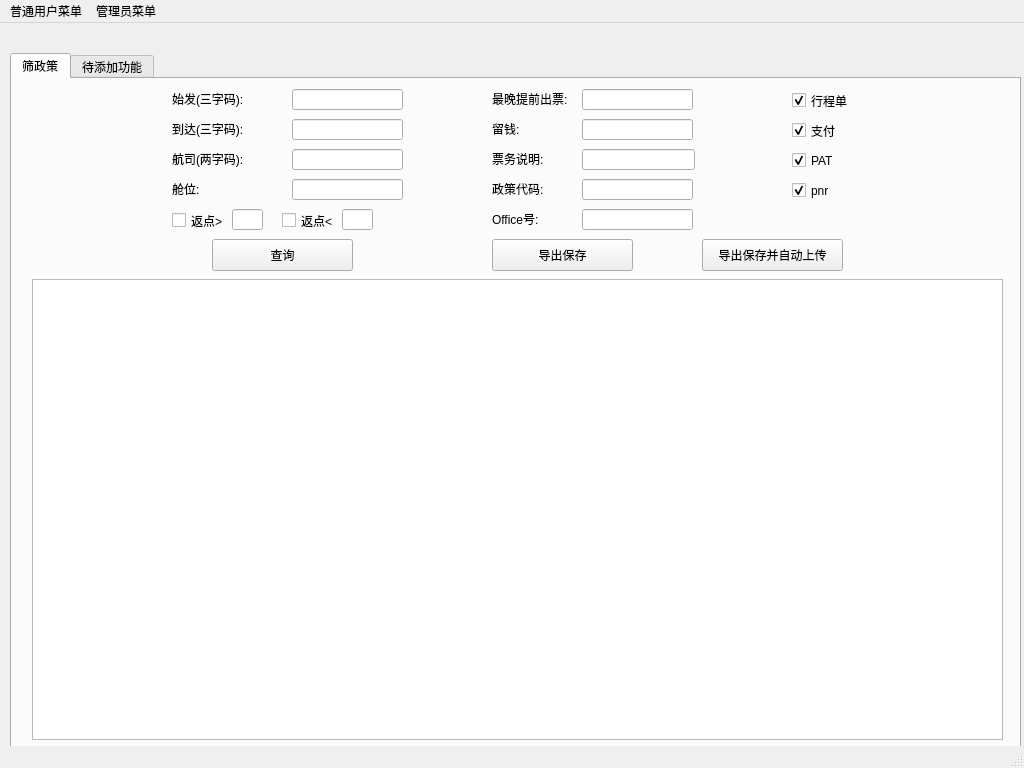
<?xml version="1.0" encoding="UTF-8"?>
<ui version="4.0">
 <class>MainWindow</class>
 <widget class="QMainWindow" name="MainWindow">
  <property name="geometry">
   <rect>
    <x>0</x>
    <y>0</y>
    <width>1024</width>
    <height>768</height>
   </rect>
  </property>
  <property name="windowTitle">
   <string>MainWindow</string>
  </property>
  <property name="windowIcon">
   <iconset resource="icon.qrc">
    <normaloff>:/images/images/icon.png</normaloff>:/images/images/icon.png</iconset>
  </property>
  <widget class="QWidget" name="centralwidget">
   <widget class="QTabWidget" name="tabs">
    <property name="geometry">
     <rect>
      <x>10</x>
      <y>30</y>
      <width>1011</width>
      <height>701</height>
     </rect>
    </property>
    <property name="currentIndex">
     <number>0</number>
    </property>
    <widget class="QWidget" name="policy">
     <attribute name="title">
      <string>筛政策</string>
     </attribute>
     <widget class="QTableView" name="allPolicyTableView">
      <property name="geometry">
       <rect>
        <x>20</x>
        <y>200</y>
        <width>971</width>
        <height>461</height>
       </rect>
      </property>
     </widget>
     <widget class="QLineEdit" name="dep">
      <property name="geometry">
       <rect>
        <x>280</x>
        <y>10</y>
        <width>111</width>
        <height>21</height>
       </rect>
      </property>
     </widget>
     <widget class="QLineEdit" name="arr">
      <property name="geometry">
       <rect>
        <x>280</x>
        <y>40</y>
        <width>111</width>
        <height>21</height>
       </rect>
      </property>
     </widget>
     <widget class="QLineEdit" name="supplierCode">
      <property name="geometry">
       <rect>
        <x>570</x>
        <y>130</y>
        <width>111</width>
        <height>21</height>
       </rect>
      </property>
     </widget>
     <widget class="QLineEdit" name="LTT">
      <property name="geometry">
       <rect>
        <x>570</x>
        <y>10</y>
        <width>111</width>
        <height>21</height>
       </rect>
      </property>
     </widget>
     <widget class="QLineEdit" name="policyNo">
      <property name="geometry">
       <rect>
        <x>570</x>
        <y>100</y>
        <width>111</width>
        <height>21</height>
       </rect>
      </property>
     </widget>
     <widget class="QLabel" name="label_dep">
      <property name="geometry">
       <rect>
        <x>160</x>
        <y>10</y>
        <width>91</width>
        <height>19</height>
       </rect>
      </property>
      <property name="text">
       <string>始发(三字码):</string>
      </property>
     </widget>
     <widget class="QLabel" name="label_arr">
      <property name="geometry">
       <rect>
        <x>160</x>
        <y>40</y>
        <width>81</width>
        <height>19</height>
       </rect>
      </property>
      <property name="text">
       <string>到达(三字码):</string>
      </property>
     </widget>
     <widget class="QLabel" name="label_policyNo">
      <property name="geometry">
       <rect>
        <x>480</x>
        <y>100</y>
        <width>62</width>
        <height>19</height>
       </rect>
      </property>
      <property name="text">
       <string>政策代码:</string>
      </property>
     </widget>
     <widget class="QLabel" name="label_supplierCode">
      <property name="geometry">
       <rect>
        <x>480</x>
        <y>130</y>
        <width>62</width>
        <height>19</height>
       </rect>
      </property>
      <property name="text">
       <string>Office号:</string>
      </property>
     </widget>
     <widget class="QLabel" name="label_LTT">
      <property name="geometry">
       <rect>
        <x>480</x>
        <y>10</y>
        <width>91</width>
        <height>19</height>
       </rect>
      </property>
      <property name="text">
       <string>最晚提前出票:</string>
      </property>
     </widget>
     <widget class="QLabel" name="label_memo">
      <property name="geometry">
       <rect>
        <x>480</x>
        <y>70</y>
        <width>62</width>
        <height>19</height>
       </rect>
      </property>
      <property name="text">
       <string>票务说明:</string>
      </property>
     </widget>
     <widget class="QLineEdit" name="memo">
      <property name="geometry">
       <rect>
        <x>570</x>
        <y>70</y>
        <width>113</width>
        <height>21</height>
       </rect>
      </property>
     </widget>
     <widget class="QCheckBox" name="patCheck">
      <property name="geometry">
       <rect>
        <x>780</x>
        <y>70</y>
        <width>86</width>
        <height>23</height>
       </rect>
      </property>
      <property name="text">
       <string>PAT</string>
      </property>
      <property name="checked">
       <bool>true</bool>
      </property>
     </widget>
     <widget class="QCheckBox" name="pnrCheck">
      <property name="geometry">
       <rect>
        <x>780</x>
        <y>100</y>
        <width>86</width>
        <height>23</height>
       </rect>
      </property>
      <property name="text">
       <string>pnr</string>
      </property>
      <property name="checked">
       <bool>true</bool>
      </property>
     </widget>
     <widget class="QCheckBox" name="itineraryCheck">
      <property name="geometry">
       <rect>
        <x>780</x>
        <y>10</y>
        <width>86</width>
        <height>23</height>
       </rect>
      </property>
      <property name="acceptDrops">
       <bool>true</bool>
      </property>
      <property name="text">
       <string>行程单</string>
      </property>
      <property name="checked">
       <bool>true</bool>
      </property>
     </widget>
     <widget class="QCheckBox" name="payCheck">
      <property name="geometry">
       <rect>
        <x>780</x>
        <y>40</y>
        <width>86</width>
        <height>23</height>
       </rect>
      </property>
      <property name="text">
       <string>支付</string>
      </property>
      <property name="checked">
       <bool>true</bool>
      </property>
     </widget>
     <widget class="QLineEdit" name="rateGt">
      <property name="geometry">
       <rect>
        <x>220</x>
        <y>130</y>
        <width>31</width>
        <height>21</height>
       </rect>
      </property>
     </widget>
     <widget class="QCheckBox" name="rateGtCheck">
      <property name="geometry">
       <rect>
        <x>160</x>
        <y>130</y>
        <width>61</width>
        <height>23</height>
       </rect>
      </property>
      <property name="text">
       <string>返点&gt;</string>
      </property>
     </widget>
     <widget class="QCheckBox" name="rateLtCheck">
      <property name="geometry">
       <rect>
        <x>270</x>
        <y>130</y>
        <width>61</width>
        <height>23</height>
       </rect>
      </property>
      <property name="text">
       <string>返点&lt;</string>
      </property>
     </widget>
     <widget class="QLineEdit" name="rateLt">
      <property name="geometry">
       <rect>
        <x>330</x>
        <y>130</y>
        <width>31</width>
        <height>21</height>
       </rect>
      </property>
     </widget>
     <widget class="QLabel" name="label_moneyKeep">
      <property name="geometry">
       <rect>
        <x>480</x>
        <y>40</y>
        <width>41</width>
        <height>19</height>
       </rect>
      </property>
      <property name="text">
       <string>留钱:</string>
      </property>
     </widget>
     <widget class="QLineEdit" name="moneyKeep">
      <property name="geometry">
       <rect>
        <x>570</x>
        <y>40</y>
        <width>111</width>
        <height>21</height>
       </rect>
      </property>
     </widget>
     <widget class="QPushButton" name="queryButton">
      <property name="geometry">
       <rect>
        <x>200</x>
        <y>160</y>
        <width>141</width>
        <height>32</height>
       </rect>
      </property>
      <property name="text">
       <string>查询</string>
      </property>
     </widget>
     <widget class="QPushButton" name="dumpButton">
      <property name="geometry">
       <rect>
        <x>480</x>
        <y>160</y>
        <width>141</width>
        <height>32</height>
       </rect>
      </property>
      <property name="text">
       <string>导出保存</string>
      </property>
     </widget>
     <widget class="QPushButton" name="dumpUpload">
      <property name="geometry">
       <rect>
        <x>690</x>
        <y>160</y>
        <width>141</width>
        <height>32</height>
       </rect>
      </property>
      <property name="text">
       <string>导出保存并自动上传</string>
      </property>
     </widget>
     <widget class="QLabel" name="label_companyCode">
      <property name="geometry">
       <rect>
        <x>160</x>
        <y>70</y>
        <width>81</width>
        <height>20</height>
       </rect>
      </property>
      <property name="text">
       <string>航司(两字码):</string>
      </property>
     </widget>
     <widget class="QLineEdit" name="companyCode">
      <property name="geometry">
       <rect>
        <x>280</x>
        <y>70</y>
        <width>111</width>
        <height>21</height>
       </rect>
      </property>
      <property name="text">
       <string/>
      </property>
     </widget>
     <widget class="QLabel" name="label_space">
      <property name="geometry">
       <rect>
        <x>160</x>
        <y>100</y>
        <width>62</width>
        <height>19</height>
       </rect>
      </property>
      <property name="text">
       <string>舱位:</string>
      </property>
     </widget>
     <widget class="QLineEdit" name="space">
      <property name="geometry">
       <rect>
        <x>280</x>
        <y>100</y>
        <width>111</width>
        <height>21</height>
       </rect>
      </property>
     </widget>
    </widget>
    <widget class="QWidget" name="tab_unknown">
     <attribute name="title">
      <string>待添加功能</string>
     </attribute>
    </widget>
   </widget>
   <widget class="QLabel" name="label_welcome">
    <property name="geometry">
     <rect>
      <x>860</x>
      <y>10</y>
      <width>161</width>
      <height>21</height>
     </rect>
    </property>
    <property name="font">
     <font>
      <family>宋体</family>
     </font>
    </property>
    <property name="text">
     <string/>
    </property>
   </widget>
  </widget>
  <widget class="QMenuBar" name="menubar">
   <property name="geometry">
    <rect>
     <x>0</x>
     <y>0</y>
     <width>1024</width>
     <height>22</height>
    </rect>
   </property>
   <widget class="QMenu" name="menu_common">
    <property name="title">
     <string>普通用户菜单</string>
    </property>
    <addaction name="action_alterPwd"/>
    <addaction name="action_logOut"/>
    <addaction name="action_exit"/>
   </widget>
   <widget class="QMenu" name="menu_admin">
    <property name="title">
     <string>管理员菜单</string>
    </property>
    <addaction name="action_accountProc"/>
   </widget>
   <addaction name="menu_common"/>
   <addaction name="menu_admin"/>
  </widget>
  <widget class="QStatusBar" name="statusbar"/>
  <action name="action_alterPwd">
   <property name="text">
    <string>修改密码(&amp;M)</string>
   </property>
   <property name="shortcut">
    <string>Alt+M</string>
   </property>
  </action>
  <action name="action_logOut">
   <property name="text">
    <string>注销(&amp;L)</string>
   </property>
   <property name="shortcut">
    <string>Alt+L</string>
   </property>
  </action>
  <action name="action_exit">
   <property name="text">
    <string>退出(&amp;X)</string>
   </property>
   <property name="shortcut">
    <string>Alt+X</string>
   </property>
  </action>
  <action name="action_accountProc">
   <property name="text">
    <string>账户处理(&amp;A)</string>
   </property>
   <property name="shortcut">
    <string>Alt+A</string>
   </property>
  </action>
 </widget>
 <resources>
  <include location="icon.qrc"/>
 </resources>
 <connections/>
</ui>
